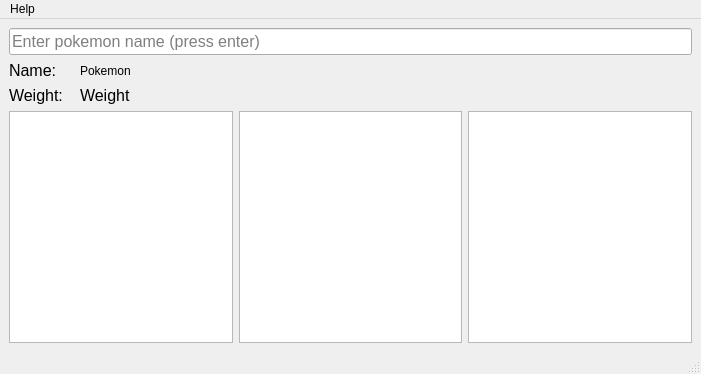
<?xml version="1.0" encoding="UTF-8"?>
<ui version="4.0">
 <class>MainWindow</class>
 <widget class="QMainWindow" name="MainWindow">
  <property name="geometry">
   <rect>
    <x>0</x>
    <y>0</y>
    <width>701</width>
    <height>374</height>
   </rect>
  </property>
  <property name="windowTitle">
   <string>Pokemon REST API Getter</string>
  </property>
  <property name="windowIcon">
   <iconset>
    <normaloff>icon/ms_icon.jpg</normaloff>icon/ms_icon.jpg</iconset>
  </property>
  <property name="styleSheet">
   <string notr="true"/>
  </property>
  <widget class="QWidget" name="centralwidget">
   <layout class="QVBoxLayout" name="verticalLayout">
    <item>
     <widget class="QLineEdit" name="pokemon_name">
      <property name="font">
       <font>
        <family>MS Shell Dlg 2</family>
        <pointsize>12</pointsize>
        <weight>50</weight>
        <italic>false</italic>
        <bold>false</bold>
       </font>
      </property>
      <property name="placeholderText">
       <string>Enter pokemon name (press enter)</string>
      </property>
     </widget>
    </item>
    <item>
     <layout class="QGridLayout" name="gridLayout_2" rowstretch="0,0,0">
      <item row="1" column="1">
       <widget class="QLabel" name="pokemon_label">
        <property name="styleSheet">
         <string notr="true">font: 12pt &quot;MS Shell Dlg 2&quot;;</string>
        </property>
        <property name="text">
         <string>Pokemon</string>
        </property>
       </widget>
      </item>
      <item row="1" column="0">
       <widget class="QLabel" name="label">
        <property name="sizePolicy">
         <sizepolicy hsizetype="Fixed" vsizetype="Preferred">
          <horstretch>0</horstretch>
          <verstretch>0</verstretch>
         </sizepolicy>
        </property>
        <property name="minimumSize">
         <size>
          <width>65</width>
          <height>0</height>
         </size>
        </property>
        <property name="font">
         <font>
          <pointsize>12</pointsize>
         </font>
        </property>
        <property name="text">
         <string>Name:</string>
        </property>
       </widget>
      </item>
      <item row="2" column="0">
       <widget class="QLabel" name="label_2">
        <property name="sizePolicy">
         <sizepolicy hsizetype="Fixed" vsizetype="Preferred">
          <horstretch>0</horstretch>
          <verstretch>0</verstretch>
         </sizepolicy>
        </property>
        <property name="minimumSize">
         <size>
          <width>65</width>
          <height>0</height>
         </size>
        </property>
        <property name="font">
         <font>
          <pointsize>12</pointsize>
         </font>
        </property>
        <property name="text">
         <string>Weight:</string>
        </property>
       </widget>
      </item>
      <item row="2" column="1">
       <widget class="QLabel" name="weight_label">
        <property name="font">
         <font>
          <pointsize>12</pointsize>
         </font>
        </property>
        <property name="text">
         <string>Weight</string>
        </property>
       </widget>
      </item>
     </layout>
    </item>
    <item>
     <layout class="QHBoxLayout" name="horizontalLayout">
      <item>
       <widget class="QTableWidget" name="table1">
        <property name="rowCount">
         <number>0</number>
        </property>
       </widget>
      </item>
      <item>
       <widget class="QTableWidget" name="table2"/>
      </item>
      <item>
       <widget class="QTableWidget" name="table3"/>
      </item>
     </layout>
    </item>
   </layout>
  </widget>
  <widget class="QMenuBar" name="menubar">
   <property name="geometry">
    <rect>
     <x>0</x>
     <y>0</y>
     <width>701</width>
     <height>21</height>
    </rect>
   </property>
   <widget class="QMenu" name="menuHelp">
    <property name="title">
     <string>Help</string>
    </property>
    <addaction name="actionAbout"/>
    <addaction name="actionAbout_Qt"/>
   </widget>
   <addaction name="menuHelp"/>
  </widget>
  <widget class="QStatusBar" name="statusbar"/>
  <action name="actionAbout">
   <property name="text">
    <string>About</string>
   </property>
  </action>
  <action name="actionAbout_Qt">
   <property name="text">
    <string>About Qt</string>
   </property>
  </action>
 </widget>
 <resources/>
 <connections/>
</ui>
